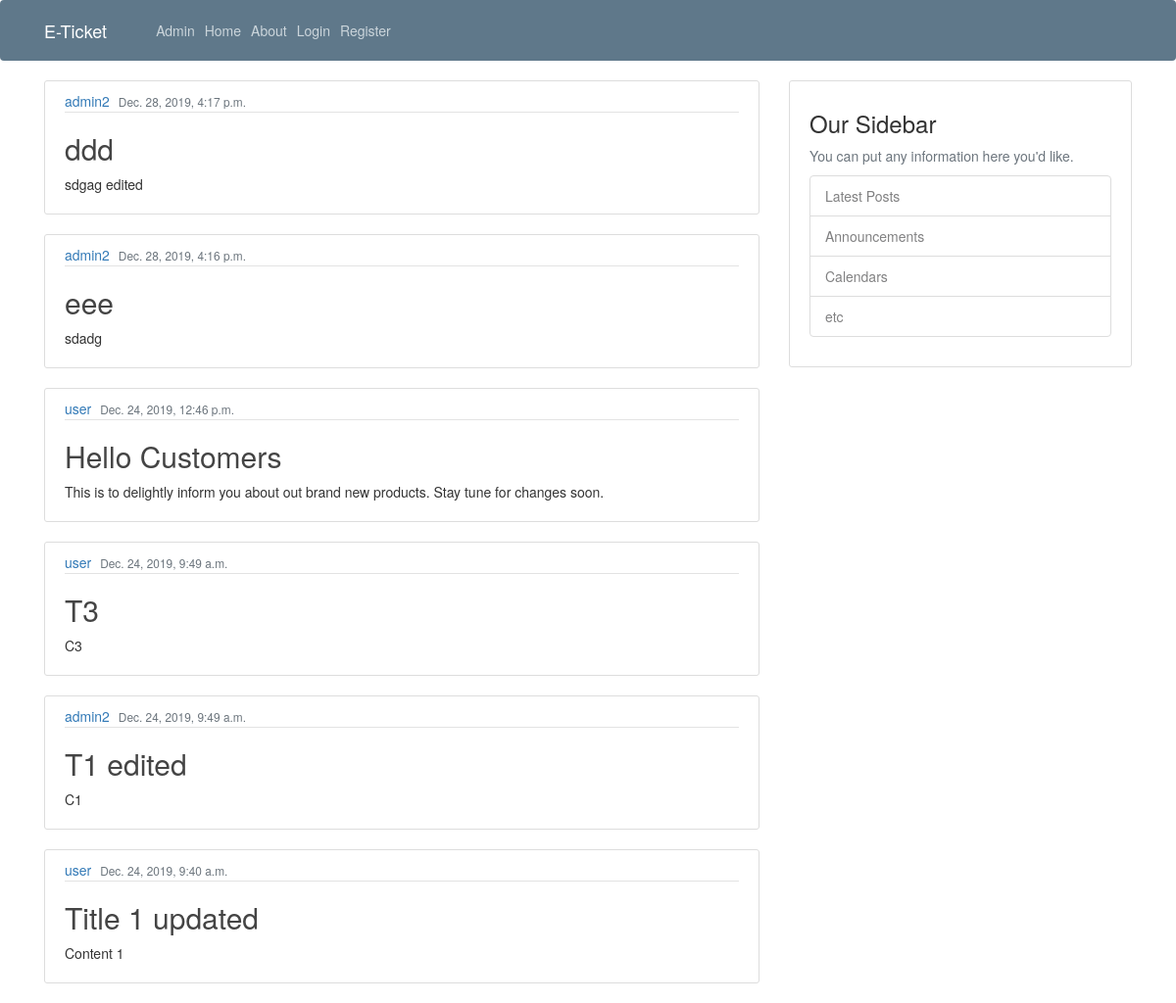
Screenshot of /blog/ with the database file from the repository.
### blog/models.py (models this page shows, shortened)
class Post(models.Model):
	title=models.CharField(max_length=100)
	content=models.TextField()
	date_posted=models.DateTimeField(default=timezone.now)
	author=models.ForeignKey(User, on_delete=models.CASCADE)

### blog/views.py (the view)
# urls.py: path('', PostListView.as_view(), name='blog-home'),
class PostListView(ListView):
	model=Post
	template_name='blog/home.html' #<app>/<model>_<viewtype>.html
	context_object_name='posts'
	ordering=['-date_posted']

### blog/templates/blog/home.html
{% extends 'blog/base.html' %}
{% block content %}
	{% for post in posts %}
	<article class="media content-section">
	  <div class="media-body">
	    <div class="article-metadata">
	      <a class="mr-2" href="#">{{ post.author }}</a>
	      <small class="text-muted">{{ post.date_posted }}</small>
	    </div>
	    <h2><a class="article-title" href="#">{{ post.title }}</a></h2>
	    <p class="article-content">{{ post.content }}</p>
	  </div>
	</article>
	{% endfor %}
{% endblock content %}

### blog/templates/blog/base.html (shortened to what this page needs)
{% load static %}
<!DOCTYPE html>
<html>
<head>
    <link rel="stylesheet" href="https://maxcdn.bootstrapcdn.com/bootstrap/4.0.0/css/bootstrap.min.css">
  <link rel="stylesheet" type="text/css" href="{% static 'blog/main.css' %}">
  <link rel="stylesheet" type="text/css" href="{% static 'blog/bootstrap.css' %}">
</head>
<body>
<header class="site-header">
  <nav class="navbar navbar-expand-md navbar-dark bg-steel fixed-top">
    <div class="container">
      <a class="navbar-brand mr-4" href="/">E-Ticket</a>
      <div class="collapse navbar-collapse" id="navbarToggle">
        <div class="navbar-nav mr-auto">
          <a class="nav-item nav-link" href="/admin/auth/user">Admin</a>
          <a class="nav-item nav-link" href="{%url 'blog-home'%}">Home</a>
          <a class="nav-item nav-link" href="{%url 'blog-about'%}">About</a>
          {% if user.is_authenticated %}
            <a class="nav-item nav-link" href="{% url 'logout' %}">Logout</a>
            <a class="nav-item nav-link" href="{% url 'profile' %}">Profile</a>
            <a class="nav-item nav-link" href="{% url 'post-create' %}">New Post</a>
            <a class="nav-item nav-link" href="{% url 'list-payment-records' %}">Payment Records</a>
          {% else %}
          <a class="nav-item nav-link" href="{% url 'login' %}">Login</a>
          <a class="nav-item nav-link" href="{% url 'register' %}">Register</a>
          {% endif %}
        </div>
      </div>
    </div>
  </nav>
</header>
<main role="main" class="container">
  <div class="row">
    <div class="col-md-8">
      {% block content %}{% endblock %}
    </div>
    <div class="col-md-4">
      <div class="content-section">
        <h3>Our Sidebar</h3>
        <p class='text-muted'>You can put any information here you'd like.
          <ul class="list-group">
            <li class="list-group-item list-group-item-light">Latest Posts</li>
            <li class="list-group-item list-group-item-light">Announcements</li>
            <li class="list-group-item list-group-item-light">Calendars</li>
            <li class="list-group-item list-group-item-light">etc</li>
          </ul>
        </p>
      </div>
    </div>
  </div>
</main>
</body>
</html>

### blog/static/blog/main.css (style rules this page uses)
body { background: #fafafa; color: #333333; margin-top: 5rem; }
h1, h2, h3, h4, h5, h6 { color: #444444; }
ul { margin: 0; }
.bg-steel { background-color: #5f788a; }
.site-header .navbar-nav .nav-link { color: #cbd5db; }
.content-section { background: #ffffff; padding: 10px 20px; border: 1px solid #dddddd; border-radius: 3px; margin-bottom: 20px; }
.article-title { color: #444444; }
.article-content { white-space: pre-line; }
.article-metadata { padding-bottom: 1px; margin-bottom: 4px; border-bottom: 1px solid #e3e3e3 }

### rows the page displays
Post: author "admin2", date_posted "Dec. 28, 2019, 4:17 p.m.", title "ddd", content "sdgag edited"
Post: author "admin2", date_posted "Dec. 28, 2019, 4:16 p.m.", title "eee", content "sdadg"
Post: author "user", date_posted "Dec. 24, 2019, 12:46 p.m.", title "Hello Customers", content "This is to delightly inform you about out brand new products. Stay tune for changes soon."
Post: author "user", date_posted "Dec. 24, 2019, 9:49 a.m.", title "T3", content "C3"
Post: author "admin2", date_posted "Dec. 24, 2019, 9:49 a.m.", title "T1 edited", content "C1"
Post: author "user", date_posted "Dec. 24, 2019, 9:40 a.m.", title "Title 1 updated", content "Content 1"
